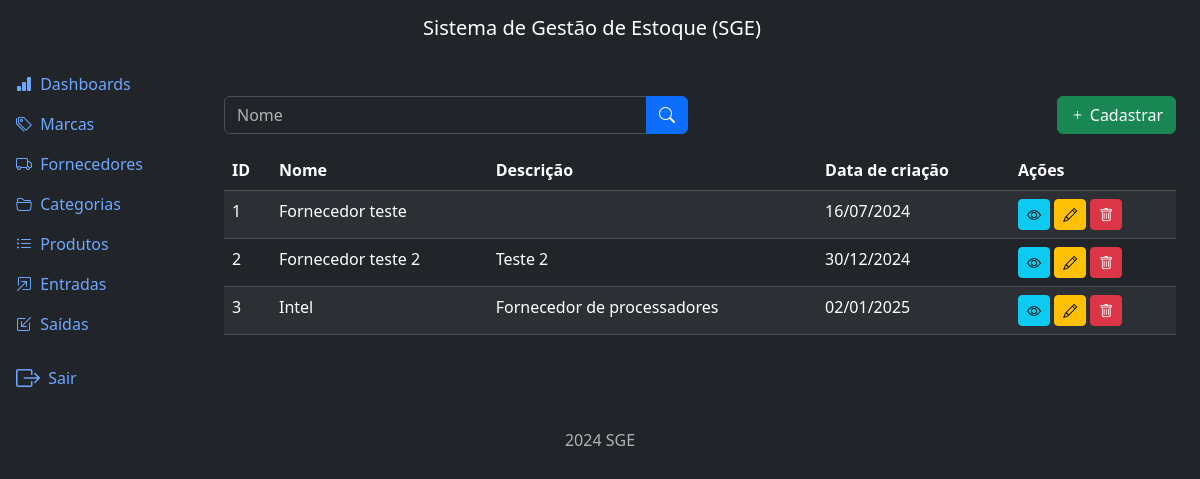
The app's page /suppliers/list/ (signed in) with its own data.
### suppliers/models.py (models this page shows, shortened)
class Supplier(models.Model):
    name = models.CharField(max_length=500)
    description = models.TextField(null=True, blank=True)
    created_at = models.DateTimeField(auto_now_add=True)
    updated_at = models.DateTimeField(auto_now=True)
    class Meta:
        ordering = ['name']

### suppliers/views.py (the view)
# urls.py: path('list/', views.SupplierListView.as_view(), name='list'),
class SupplierListView(LoginRequiredMixin, PermissionRequiredMixin, ListView):
    model = Supplier
    template_name = 'supplier_list.html'
    context_object_name = 'suppliers'
    paginate_by = 5
    permission_required = 'suppliers.view_supplier'
    def get_queryset(self):
        qs = super().get_queryset()
        name = self.request.GET.get('name')
        if name:
            qs = qs.filter(name__icontains=name)
        return qs

### suppliers/templates/supplier_list.html (shortened to what this page needs)
{% extends "base.html" %}
{% block content %}
  <div class="row mb-3">
    <div class="col-md-6">
      <form method="GET" action="{% url "supplier:list" %}">
        <div class="input-group">
          <input type="text" class="form-control" name="name" placeholder="Nome" value="{{request.GET.name}}">
          <button type="submit" class="btn btn-primary">
            <i class="bi bi-search"></i>
          </button>
        </div>
      </form>
    </div>
    {% if perms.suppliers.add_supplier %}
      <div class="col-md-6">
        <a href="{% url "supplier:create" %}" class="btn btn-success float-end" >
          <i class="bi bi-plus"></i>
          Cadastrar
        </a>
      </div>
    {% endif %}
  </div>
  <div class="table-responsive">
    <table class="table table-striped table-border">
      <thead class="table-dark">
        <tr>
          <th>ID</th>
          <th>Nome</th>
          <th>Descrição</th>
          <th>Data de criação</th>
          <th>Ações</th>
        </tr>
      </thead>
      <tbody>
        {% for supplier in suppliers %}
          <tr>
            <td>{{ supplier.id }}</td>
            <td>{{ supplier.name }}</td>
            <td>{{ supplier.description }}</td>
            <td>{{ supplier.created_at|date:"d/m/Y" }}</td>
            <td>
              <a href="{% url "supplier:detail" supplier.id %}" class="btn btn-info btn-sm"><i class="bi bi-eye"></i></a>
              {% if perms.suppliers.change_supplier %}
                <a href="{% url "supplier:update" supplier.id %}" class="btn btn-warning btn-sm"><i class="bi bi-pencil"></i></a>
              {% endif %}
              {% if perms.suppliers.delete_supplier %}
                <a href="{% url "supplier:delete" supplier.id %}" class="btn btn-danger btn-sm"><i class="bi bi-trash"></i></a>
              {% endif %}
            </td>
          </tr>
        {% endfor %}
      </tbody>
    </table>
  </div>
{% endblock content %}

### records on screen
Supplier: id "1", name "Fornecedor teste", created_at "16/07/2024"
Supplier: id "2", name "Fornecedor teste 2", description "Teste 2", created_at "30/12/2024"
Supplier: id "3", name "Intel", description "Fornecedor de processadores", created_at "02/01/2025"
